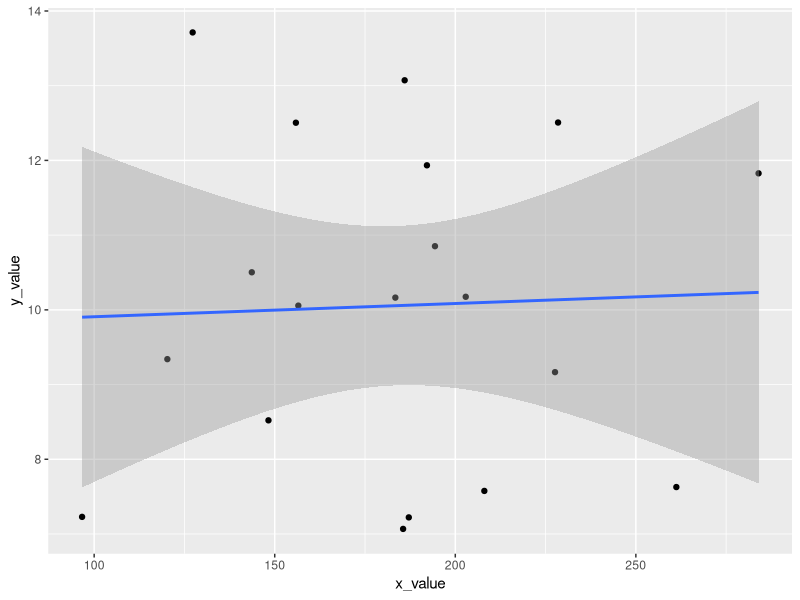

Recreate this plot in R.
## ---- chunk 1
knitr::opts_chunk$set(echo = TRUE)

library(tidyverse)

## ---- chunk 2
GP <- read_csv("data/GP.csv")
IM <- read_csv("data/IM.csv")
GP <- GP %>%  rename(Participant = Respondent)
joined <- inner_join(GP,IM,by="Participant")
joined <- joined %>% 
  select(-Gender.y,-Condition.y) %>% 
  rename(Gender=Gender.x) %>% 
  rename(Condition=Condition.x) %>% 
  mutate(
    Condition = factor(Condition, labels=c("control","game")),
  Gender=factor(Gender, labels=c("female","male")))
## ---- chunk 3
x_id <- c(1:19)
x_value = rnorm(19, mean = 180, sd = 50)
x_df <-as.data.frame(cbind(x_id, x_value))
y_id <- c(1:31)
y_value = rnorm(31, mean = 10, sd = 2)
y_df <-as.data.frame(cbind(y_id, y_value))

crossjoin <- cross_join(x_df, y_df)
innerjoin <- x_df %>%
  inner_join(y_df, by = c("x_id" = "y_id"))

leftjoin <- x_df %>%
  left_join(y_df, by = c("x_id" = "y_id"))

rightjoin <- x_df %>%
  right_join(y_df, by = c("x_id" = "y_id"))

innerjoin %>%
  ggplot(aes(x = x_value, y= y_value)) +
  geom_point() +
  geom_smooth(method = "lm")

## ---- chunk 4
game <- read.csv("data/GP.csv")
game <- game %>% 
  mutate(Condition = factor(Condition, labels = c("game","control"))) %>% 
  pivot_longer(cols=starts_with("GP")) 
game_median <- game %>% 
  group_by(name, Condition) %>% 
  summarise(medianval = median(value), mad = mad(value))


## ---- chunk 5

## ---- chunk 6

